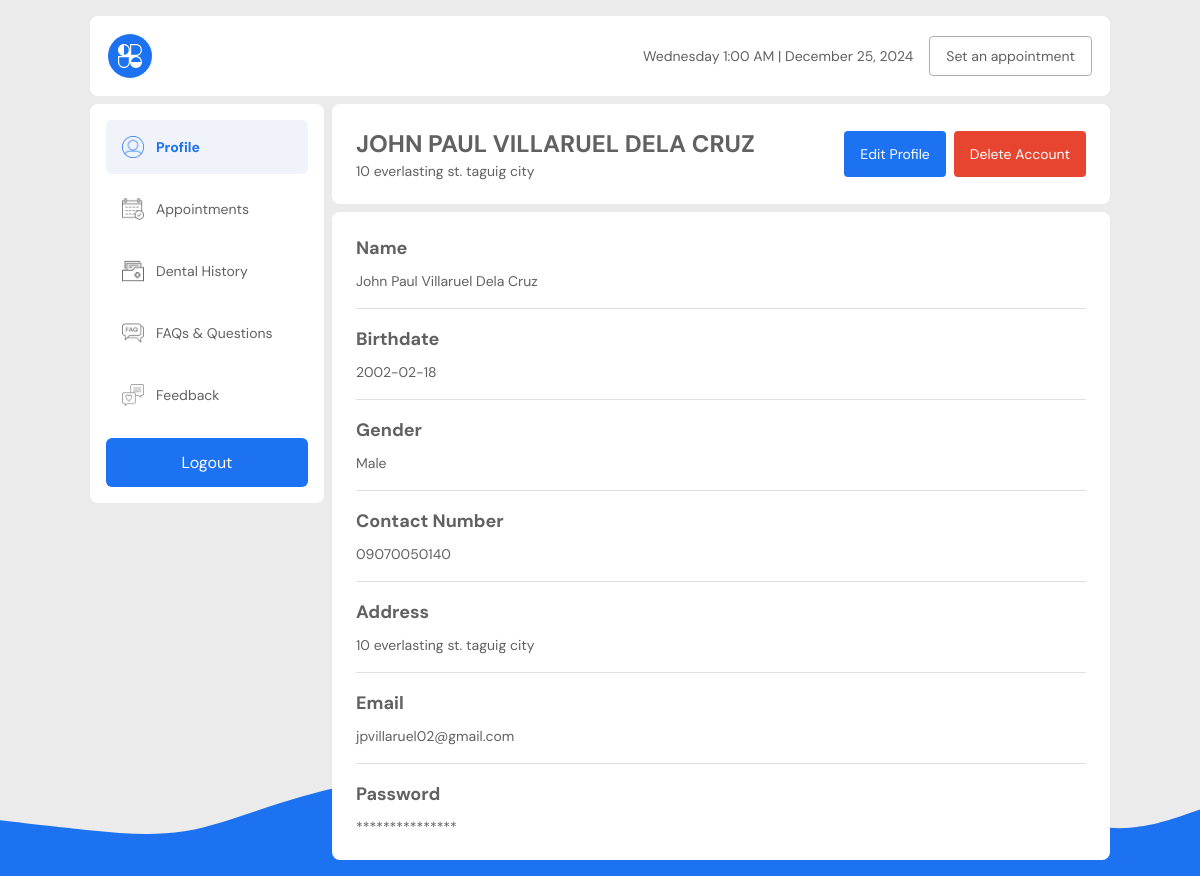
/user_pages/profile.php (signed in), run on the app's committed database.
### tables this page shows
CREATE TABLE `users` (
  `user_id` varchar(100) NOT NULL,
  `first_name` varchar(255) NOT NULL,
  `middle_name` varchar(255) NOT NULL,
  `last_name` varchar(255) NOT NULL,
  `suffix` varchar(100) NOT NULL,
  `birthdate` date DEFAULT NULL,
  `gender` set('male','female') DEFAULT NULL,
  `email` varchar(255) NOT NULL,
  `contact` varchar(11) NOT NULL,
  `address` varchar(255) DEFAULT NULL,
  `pass` varchar(255) NOT NULL,
  `label` varchar(100) DEFAULT NULL,
  `account_activation_hash` varchar(64) DEFAULT NULL,
  `reset_token_hash` varchar(64) DEFAULT NULL,
  `reset_token_expires_at` datetime DEFAULT NULL,
  `created_at` timestamp NOT NULL DEFAULT current_timestamp() ON UPDATE current_timestamp()
);

### user_pages/profile.php (the view, shortened to what this page needs)
<?php
require_once '../includes/dbh.inc.php';
$user_id = $_SESSION['user_id'];
$user_query = "SELECT * FROM users WHERE user_id = ?";
$stmt = $conn->prepare($user_query); $stmt->bind_param("s", $user_id);
$stmt->execute(); $result = $stmt->get_result(); ?>
<!DOCTYPE html>
<html lang="en">
  <head>
    <link rel="stylesheet" href="../src/dist/styles.css" />
  </head>
  <body class="user__page">
    <main class="user__main">
      <?php include('includes/nav.php'); ?>
      <section class="user-contents">
        <?php include('includes/sidenav.php'); ?>
        <?php if($row= $result->fetch_assoc() ) { ?>
        <div class="user-profile">
          <div class="user-profile__header">
            <div class="user-profile__info">
              <h1 class="user-profile__name"><?php echo $row["first_name"] ." ". $row["middle_name"] ." ". $row["last_name"] ." ". $row["suffix"] ?></h1>
              <p class="user-profile__address">
                <?php if(strlen($row["address"])===0) { ?>
                  No Address
                  <?php }else {
                    echo $row["address"];
                  } ?>
              </p>
            </div>
            <div class="user-profile__actions">
              <button class="user-profile__edit-btn" id="edit-btn">
                <a href="includes/edit_profile.php">
                  Edit Profile
                </a>
              </button>
              <button class="user-profile__delete-btn" id="delete-btn">
                Delete Account
              </button>
            </div>
          </div>
          <ul class="user-profile__details">
            <li class="user-profile__detail-item">
              <p class="user-profile__detail-label">Name</p>
              <p class="user-profile__detail-value"><?php echo $row["first_name"] ." ". $row["middle_name"] ." ". $row["last_name"] ." ". $row["suffix"] ?></p>
            </li>
            <li class="user-profile__detail-item">
              <p class="user-profile__detail-label">Birthdate</p>
              <p class="user-profile__detail-value">
              <?php if($row['birthdate'] === null){?>
                  N/a
                  <?php } else{
                    echo $row['birthdate'];
                  }?>
              </p>
            </li>
            <li class="user-profile__detail-item">
              <p class="user-profile__detail-label">Gender</p>
              <p class="user-profile__detail-value">
              <?php if(strlen($row["gender"])===0) { ?>
                  N/a
                  <?php }else {
                    echo ucfirst($row["gender"]);
                  } ?>
              </p>
            </li>
            <li class="user-profile__detail-item">
              <p class="user-profile__detail-label">Contact Number</p>
              <p class="user-profile__detail-value"><?php echo $row["contact"]; ?></p>
            </li>
            <li class="user-profile__detail-item">
              <p class="user-profile__detail-label">Address</p>
              <p class="user-profile__detail-value">
                 <?php if(strlen($row["address"])===0) { ?>
                  No Address
                  <?php }else {
                    echo $row["address"];
                  } ?>
              </p>
            </li>
            <li class="user-profile__detail-item">
              <p class="user-profile__detail-label">Email</p>
              <p class="user-profile__detail-value"><?php echo $row["email"]; ?></p>
            </li>
            <li class="user-profile__detail-item">
              <p class="user-profile__detail-label">Password</p>
              <p class="user-profile__detail-value">***************</p>
            </li>
          </ul>
        </div>
        <?php } ?>
      </section>
    </main>
  </body>
</html>

### data on the page
users: first_name "JOHN PAUL", middle_name "VILLARUEL", last_name "DELA CRUZ", address "10 everlasting st. taguig city", first_name "John Paul", middle_name "Villaruel", last_name "Dela Cruz", birthdate "2002-02-18", gender "Male", contact "09070050140", email "jpvillaruel02@gmail.com"
